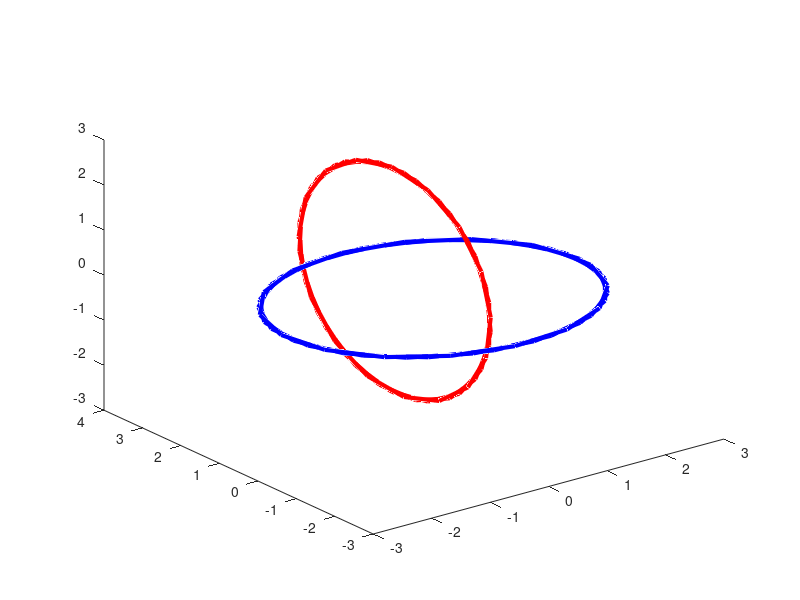

This chart was generated by the following MATLAB code: (Note: this script raises an error after producing the figure.)
function test

  [x,y,z] = circle(50) ;
  plot3(x,y,z,'-b','LineWidth',3) ;
  P = [ x'; y'; z' ] ;
  
  xx = z ;
  yy = x+1 ;
  zz = y ;

  hold on ;
  plot3(xx,yy,zz,'-r','LineWidth',3) ;
  Q = [ xx'; yy'; zz' ] ;
  
  [L,E] = lk( P, Q ) ;
  
  fprintf('L = %d, err = %g\n', L, E ) ;

end

function [x,y,z] = circle(npts)
  theta = [2*pi*linspace(0,1,npts)]';
  x     = 2.5*cos(3*theta) ;
  y     = 2.5*sin(3*theta) ;
  z     = zeros(size(theta)) ;
end
